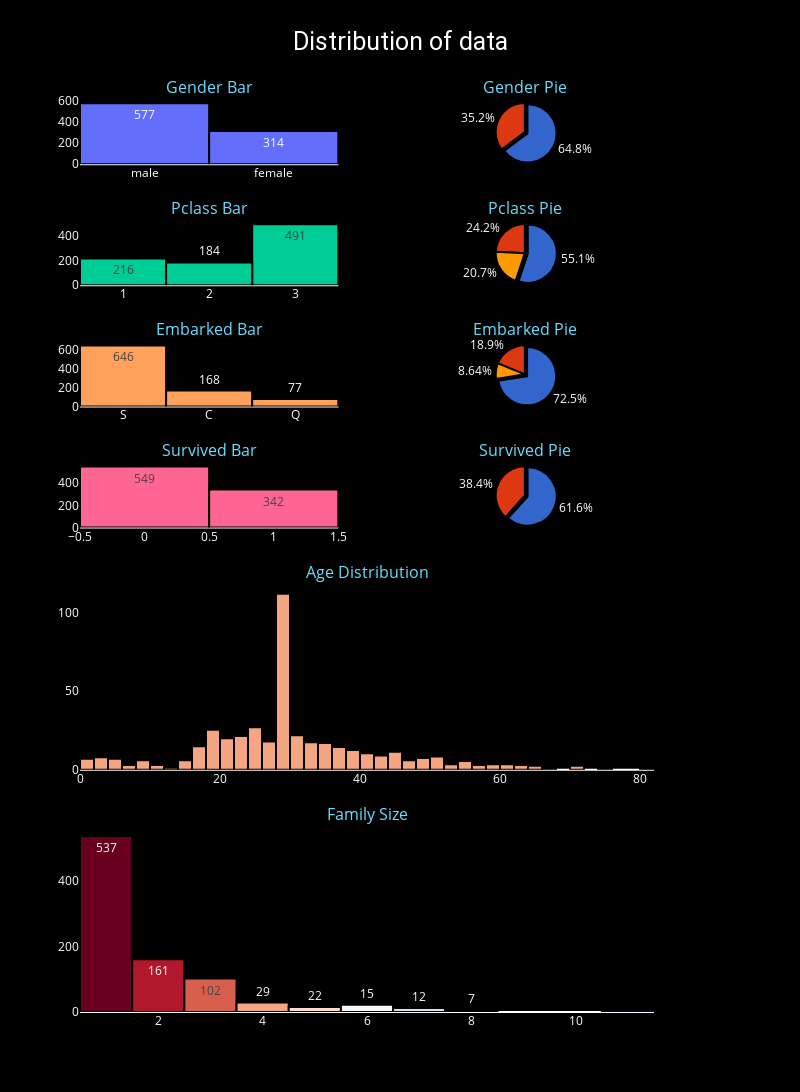

Write notebook code for a chart like this one.
### Code cell
def plot_row(column, row, pull=None):
    fig.add_trace(go.Bar(
        x=df[column].unique(),
        y=df[column].value_counts().values,
        text=df[column].value_counts(),
        name="",
        marker_color=None,
    ), row=row, col=1)

    fig.add_trace(go.Pie(
        labels=df[column].unique(),
        values=df[column].value_counts().values,
        name="",
        pull=pull,
        marker_colors=px.colors.qualitative.G10
    ), row=row, col=2)

fig = make_subplots(
    rows=8, cols=2,
    specs=[[{}, {'type': 'domain'}],
           [{}, {'type': 'domain'}],
           [{}, {'type': 'domain'}],
           [{}, {'type': 'domain'}],
           [{"rowspan": 2, "colspan": 2}, None],
           [None, None],
           [{"rowspan": 2, "colspan": 2}, None],
           [None, None],
          ],
    subplot_titles=('Gender Bar', 'Gender Pie', 'Pclass Bar', 'Pclass Pie', 'Embarked Bar', 'Embarked Pie',
                    'Survived Bar', 'Survived Pie', 'Age Distribution', 'Family Size'),
)

plot_row('Sex', 1, pull=[0.1, 0])
plot_row('Pclass', 2, pull=[0.1, 0, 0])
plot_row('Embarked', 3, pull=[0.1, 0, 0])
plot_row('Survived', 4, pull=[0.1, 0])

fig.add_trace(go.Histogram(
    x=df['Age'],
    name="",
    histnorm='density',
    marker_color="#f4a582"
), row=5, col=1)

fig.add_trace(go.Histogram(
    x=df['FamilySize'],
    name="",
    histnorm='density',
    text=df['FamilySize'].value_counts(),
    marker_color=px.colors.diverging.RdBu
), row=7, col=1)

fig.update_layout(
    height=1600,
    width=800,
    showlegend=False,
    title_text="Distribution of data",
    title_x=0.5,
    titlefont={'size': 25, 'family': 'Roboto', 'color': 'white'},
    paper_bgcolor="black",
    plot_bgcolor="black",
    font_color="white"
)

fig.update_yaxes(showgrid=False)

fig.update_traces(marker_line_color='black', marker_line_width=2)

fig.update_annotations(font={'color': '#6bddff'})

fig.show()

### Figure 1 — Plotly figure (JSON) as saved in the notebook; plotly's stock layout.template omitted (floating-point values rounded to 4 significant figures; data arrays with more than 128 entries replaced by an {"elided": "..."} marker saying what was removed)
{"data": [{"marker": {"line": {"color": "black", "width": 2}}, "name": "", "text": [577, 314], "type": "bar", "x": ["male", "female"], "xaxis": "x", "y": [577, 314], "yaxis": "y"}, {"domain": {"x": [0.55, 1], "y": [0.9297, 1]}, "labels": ["male", "female"], "marker": {"colors": ["#3366CC", "#DC3912", "#FF9900", "#109618", "#990099", "#0099C6", "#DD4477", "#66AA00", "#B82E2E", "#316395"], "line": {"color": "black", "width": 2}}, "name": "", "pull": [0.1, 0], "type": "pie", "values": [577, 314]}, {"marker": {"line": {"color": "black", "width": 2}}, "name": "", "text": [491, 216, 184], "type": "bar", "x": [3, 1, 2], "xaxis": "x2", "y": [491, 216, 184], "yaxis": "y2"}, {"domain": {"x": [0.55, 1], "y": [0.7969, 0.8672]}, "labels": [3, 1, 2], "marker": {"colors": ["#3366CC", "#DC3912", "#FF9900", "#109618", "#990099", "#0099C6", "#DD4477", "#66AA00", "#B82E2E", "#316395"], "line": {"color": "black", "width": 2}}, "name": "", "pull": [0.1, 0, 0], "type": "pie", "values": [491, 216, 184]}, {"marker": {"line": {"color": "black", "width": 2}}, "name": "", "text": [646, 168, 77], "type": "bar", "x": ["S", "C", "Q"], "xaxis": "x3", "y": [646, 168, 77], "yaxis": "y3"}, {"domain": {"x": [0.55, 1], "y": [0.6641, 0.7344]}, "labels": ["S", "C", "Q"], "marker": {"colors": ["#3366CC", "#DC3912", "#FF9900", "#109618", "#990099", "#0099C6", "#DD4477", "#66AA00", "#B82E2E", "#316395"], "line": {"color": "black", "width": 2}}, "name": "", "pull": [0.1, 0, 0], "type": "pie", "values": [646, 168, 77]}, {"marker": {"line": {"color": "black", "width": 2}}, "name": "", "text": [549, 342], "type": "bar", "x": [0, 1], "xaxis": "x4", "y": [549, 342], "yaxis": "y4"}, {"domain": {"x": [0.55, 1], "y": [0.5312, 0.6016]}, "labels": [0, 1], "marker": {"colors": ["#3366CC", "#DC3912", "#FF9900", "#109618", "#990099", "#0099C6", "#DD4477", "#66AA00", "#B82E2E", "#316395"], "line": {"color": "black", "width": 2}}, "name": "", "pull": [0.1, 0], "type": "pie", "values": [549, 342]}, {"histnorm": "density", "marker": {"color": "#f4a582", "line": {"color": "black", "width": 2}}, "name": "", "type": "histogram", "x": {"elided": "891 float values"}, "xaxis": "x5", "yaxis": "y5"}, {"histnorm": "density", "marker": {"color": ["rgb(103,0,31)", "rgb(178,24,43)", "rgb(214,96,77)", "rgb(244,165,130)", "rgb(253,219,199)", "rgb(247,247,247)", "rgb(209,229,240)", "rgb(146,197,222)", "rgb(67,147,195)", "rgb(33,102,172)", "rgb(5,48,97)"], "line": {"color": "black", "width": 2}}, "name": "", "text": [537, 161, 102, 29, 22, 15, 12, 7, 6], "type": "histogram", "x": {"elided": "891 int values"}, "xaxis": "x6", "yaxis": "y6"}], "layout": {"annotations": [{"font": {"color": "#6bddff", "size": 16}, "showarrow": false, "text": "Gender Bar", "x": 0.225, "xanchor": "center", "xref": "paper", "y": 1, "yanchor": "bottom", "yref": "paper"}, {"font": {"color": "#6bddff", "size": 16}, "showarrow": false, "text": "Gender Pie", "x": 0.775, "xanchor": "center", "xref": "paper", "y": 1, "yanchor": "bottom", "yref": "paper"}, {"font": {"color": "#6bddff", "size": 16}, "showarrow": false, "text": "Pclass Bar", "x": 0.225, "xanchor": "center", "xref": "paper", "y": 0.8672, "yanchor": "bottom", "yref": "paper"}, {"font": {"color": "#6bddff", "size": 16}, "showarrow": false, "text": "Pclass Pie", "x": 0.775, "xanchor": "center", "xref": "paper", "y": 0.8672, "yanchor": "bottom", "yref": "paper"}, {"font": {"color": "#6bddff", "size": 16}, "showarrow": false, "text": "Embarked Bar", "x": 0.225, "xanchor": "center", "xref": "paper", "y": 0.7344, "yanchor": "bottom", "yref": "paper"}, {"font": {"color": "#6bddff", "size": 16}, "showarrow": false, "text": "Embarked Pie", "x": 0.775, "xanchor": "center", "xref": "paper", "y": 0.7344, "yanchor": "bottom", "yref": "paper"}, {"font": {"color": "#6bddff", "size": 16}, "showarrow": false, "text": "Survived Bar", "x": 0.225, "xanchor": "center", "xref": "paper", "y": 0.6016, "yanchor": "bottom", "yref": "paper"}, {"font": {"color": "#6bddff", "size": 16}, "showarrow": false, "text": "Survived Pie", "x": 0.775, "xanchor": "center", "xref": "paper", "y": 0.6016, "yanchor": "bottom", "yref": "paper"}, {"font": {"color": "#6bddff", "size": 16}, "showarrow": false, "text": "Age Distribution", "x": 0.5, "xanchor": "center", "xref": "paper", "y": 0.4688, "yanchor": "bottom", "yref": "paper"}, {"font": {"color": "#6bddff", "size": 16}, "showarrow": false, "text": "Family Size", "x": 0.5, "xanchor": "center", "xref": "paper", "y": 0.2031, "yanchor": "bottom", "yref": "paper"}], "font": {"color": "white"}, "height": 1600, "paper_bgcolor": "black", "plot_bgcolor": "black", "showlegend": false, "title": {"font": {"color": "white", "family": "Roboto", "size": 25}, "text": "Distribution of data", "x": 0.5}, "width": 800, "xaxis": {"anchor": "y", "domain": [0, 0.45]}, "xaxis2": {"anchor": "y2", "domain": [0, 0.45]}, "xaxis3": {"anchor": "y3", "domain": [0, 0.45]}, "xaxis4": {"anchor": "y4", "domain": [0, 0.45]}, "xaxis5": {"anchor": "y5", "domain": [0, 1]}, "xaxis6": {"anchor": "y6", "domain": [0, 1]}, "yaxis": {"anchor": "x", "domain": [0.9297, 1], "showgrid": false}, "yaxis2": {"anchor": "x2", "domain": [0.7969, 0.8672], "showgrid": false}, "yaxis3": {"anchor": "x3", "domain": [0.6641, 0.7344], "showgrid": false}, "yaxis4": {"anchor": "x4", "domain": [0.5312, 0.6016], "showgrid": false}, "yaxis5": {"anchor": "x5", "domain": [0.2656, 0.4688], "showgrid": false}, "yaxis6": {"anchor": "x6", "domain": [0, 0.2031], "showgrid": false}}}
